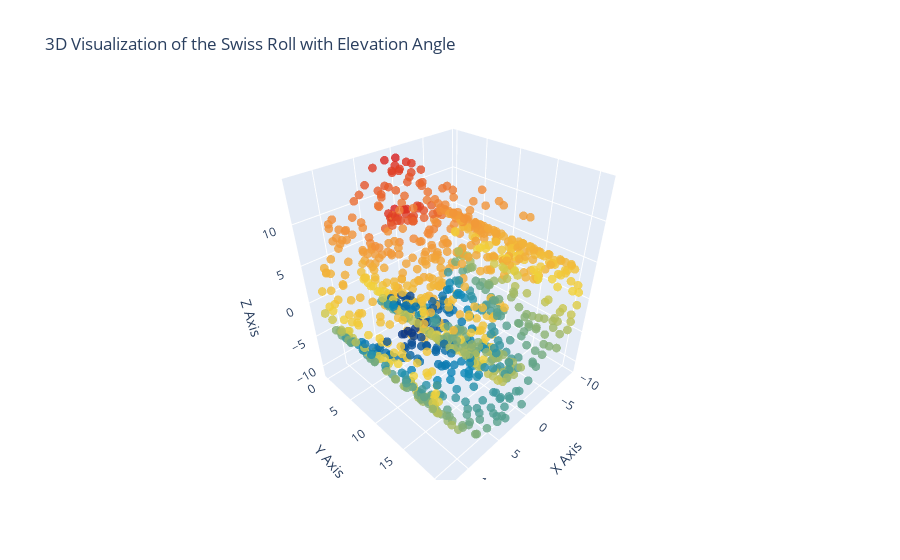

Notebook code for this chart:
### Code cell
import plotly.graph_objects as go

# Create a 3D scatter plot with color representing elevation angle
fig = go.Figure(data=[go.Scatter3d(
    x=df['X'],
    y=df['Y'],
    z=df['Z'],
    mode='markers',
    marker=dict(
        size=3,
        color=df['Elevation_Angle'],  # Color points by elevation angle
        colorscale='Portland',  # Use a different color scale for variety
        opacity=0.8
    )
)])

# Update layout with titles and axis labels
fig.update_layout(
    title="3D Visualization of the Swiss Roll with Elevation Angle",
    scene=dict(
        xaxis_title='X Axis',
        yaxis_title='Y Axis',
        zaxis_title='Z Axis'
    )
)

fig.show()

### Figure 1 — Plotly figure (JSON) as saved in the notebook; plotly's stock layout.template omitted (floating-point values rounded to 4 significant figures; data arrays with more than 128 entries replaced by an {"elided": "..."} marker saying what was removed)
{"data": [{"marker": {"color": {"elided": "1000 float values"}, "colorscale": [[0, "rgb(12,51,131)"], [0.25, "rgb(10,136,186)"], [0.5, "rgb(242,211,56)"], [0.75, "rgb(242,143,56)"], [1, "rgb(217,30,30)"]], "opacity": 0.8, "size": 3}, "mode": "markers", "type": "scatter3d", "x": {"elided": "1000 float values"}, "y": {"elided": "1000 float values"}, "z": {"elided": "1000 float values"}}], "layout": {"scene": {"xaxis": {"title": {"text": "X Axis"}}, "yaxis": {"title": {"text": "Y Axis"}}, "zaxis": {"title": {"text": "Z Axis"}}}, "title": {"text": "3D Visualization of the Swiss Roll with Elevation Angle"}}}
